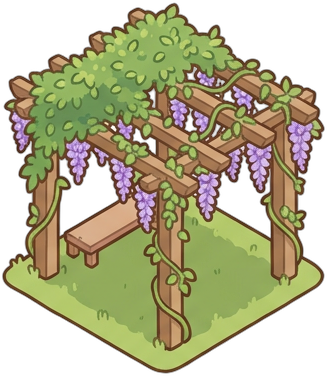
#> input picture minigame/images/furniture/garden_arbor.png, 327 x 376 px; its folder holds only this picture in this run
$ python compress_furniture_deco_pngs.py ../minigame/images/furniture/garden_arbor.png
#> lines starting #> are read from the running program, lines starting #| are printed output that depends on the picture
#!/usr/bin/env python3
"""
将 minigame/subpkg_deco/images/furniture 下 PNG 与现有家具体量对齐：
- 最长边不超过 MAX_SIDE（默认 256；工坊 / 清涟类主题用 --max-side 342 或 512）
- RGBA + LANCZOS 缩小（不量化调色板，避免装修大图色带）
- zlib compress_level=9 + optimize；默认仅当缩小了分辨率或新文件更小才覆盖；加 --force 则凡成功写出即覆盖（保证全量过一遍规范）
- 注意：本脚本只缩小不放大；已按旧默认 171 入库的图需从高清原图重跑 rembg→crop 才能变清晰
- 勿对工坊 sheet / qinglian_* 等高清档跑默认 256 整目录压缩

用法（仓库根）:
  python3 scripts/compress_furniture_deco_pngs.py
  python3 scripts/compress_furniture_deco_pngs.py --force
  python3 scripts/compress_furniture_deco_pngs.py --dry-run
  python3 scripts/compress_furniture_deco_pngs.py --max-side 256 path/to/one.png
  python3 scripts/compress_furniture_deco_pngs.py --max-side 512 --force minigame/.../qinglian_*.png
"""
from __future__ import annotations

import argparse
import os
import shutil
import sys
import tempfile
from pathlib import Path

from PIL import Image

REPO = Path(__file__).resolve().parents[1]
DEFAULT_ROOT = REPO / "minigame" / "subpkg_deco" / "images" / "furniture"


def fit_max_rgba(im: Image.Image, max_side: int) -> Image.Image:
    if im.mode != "RGBA":
        im = im.convert("RGBA")
    w, h = im.size
    scale = min(max_side / w, max_side / h)
    if scale >= 1.0:
        return im
    nw = max(1, int(round(w * scale)))
    nh = max(1, int(round(h * scale)))
    return im.resize((nw, nh), Image.Resampling.LANCZOS)


def process_one(
    path: Path, max_side: int, dry_run: bool, force: bool
) -> tuple[int, int, bool, str]:
    """(old_bytes, new_bytes, changed, note)."""
    old = path.stat().st_size
    try:
        im = Image.open(path)
        im.load()
    except Exception as e:
        return old, old, False, f"SKIP open: {e}"

    # 家具雪碧图：每格已在 process_furniture_atlas_sheet.py 按 max-side 处理，此处仅 re-encode
    is_atlas_sheet = path.name.endswith("_sheet.png")
    if is_atlas_sheet:
        out = im.convert("RGBA") if im.mode != "RGBA" else im
        resized = False
    else:
        out = fit_max_rgba(im, max_side)
        resized = out.size != im.size

    fd, tmp = tempfile.mkstemp(suffix=".png")
    os.close(fd)
    try:
        out.save(tmp, format="PNG", optimize=True, compress_level=9)
        new = os.path.getsize(tmp)
        # 强制模式：凡可写出且不长胖则覆盖（解决「已达标边长但从未 zlib 优化」被跳过）
        write = resized or (new < old) or (force and new <= old)
        if write:
            if not dry_run:
                shutil.move(tmp, str(path))
                tmp = ""
            else:
                os.unlink(tmp)
                tmp = ""
            if resized:
                reason = "resized"
            elif is_atlas_sheet:
                reason = "sheet-optimize"
            elif force and new == old:
                reason = "force-same"
            elif force:
                reason = "force-optimize"
            else:
                reason = "optimized"
            return old, new, True, reason
        os.unlink(tmp)
        tmp = ""
        return old, old, False, ""
    except Exception as e:
        if tmp and os.path.exists(tmp):
            os.unlink(tmp)
        return old, old, False, f"SKIP save: {e}"


def main() -> int:
    ap = argparse.ArgumentParser()
    ap.add_argument("--max-side", type=int, default=256)
    ap.add_argument(
        "--force",
        action="store_true",
        help="凡能写出即覆盖（仍遵守 max-side），避免已达标但未重编码的 PNG 被跳过",
    )
    ap.add_argument("--dry-run", action="store_true")
    ap.add_argument(
        "paths",
        nargs="*",
        type=Path,
        help="可选：仅处理这些 PNG（否则处理 furniture 目录下全部）",
    )
    args = ap.parse_args()

    if args.paths:
        pngs = [p.resolve() for p in args.paths if p.suffix.lower() == ".png"]
        for p in pngs:
            if not p.is_file():
                print(f"missing {p}", file=sys.stderr)
                return 1
    else:
        if not DEFAULT_ROOT.is_dir():
            print(f"Not a directory: {DEFAULT_ROOT}", file=sys.stderr)
            return 1
        pngs = sorted(p for p in DEFAULT_ROOT.glob("*.png") if p.is_file())

    total_old = 0
    total_new = 0
    changed = 0
    for p in pngs:
        o, n, ch, note = process_one(p, args.max_side, args.dry_run, args.force)
#> in process_one, im is the input picture: PIL image 327x376 RGBA; mean R, G, B, A 95.8, 93.1, 59.6, 164.2
#> in fit_max_rgba, `return im.resize((nw, nh), Image.Resampling.LANCZOS)`:
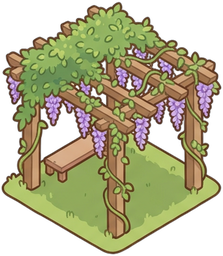
#> returned value: PIL image 223x256 RGBA; mean R, G, B, A 97.6, 94.5, 61.4, 164.2; transparent parts drawn white
        total_old += o
        total_new += n if ch else o
        if ch:
            changed += 1
            try:
                rel = p.relative_to(REPO)
            except ValueError:
                rel = p
            tag = "[dry-run] " if args.dry_run else ""
            print(f"{tag}{rel}: {o} -> {n} bytes ({note})")

    print(
        f"furniture_pngs: {len(pngs)} files, {changed} changed, "
        f"{total_old} -> {total_new} bytes (saved {total_old - total_new})"
    )
    return 0


if __name__ == "__main__":
    raise SystemExit(main())
#> (the program exits here)

$ run again, on minigame/images/furniture/orn_pumpkin.png
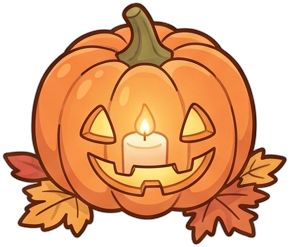
#> input picture minigame/images/furniture/orn_pumpkin.png, 290 x 247 px
#> in process_one, im is the input picture: PIL image 290x247 RGBA; mean R, G, B, A 126.8, 77.1, 40.1, 154.7
#> in fit_max_rgba, `return im.resize((nw, nh), Image.Resampling.LANCZOS)`:
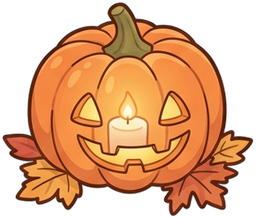
#> returned value: PIL image 256x218 RGBA; mean R, G, B, A 127.4, 77.8, 41.2, 154.7; transparent parts drawn white

$ run again, on minigame/images/furniture/wallart_frame.png
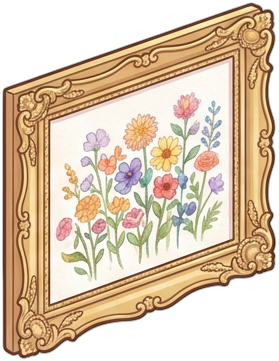
#> input picture minigame/images/furniture/wallart_frame.png, 279 x 361 px
#> in process_one, im is the input picture: PIL image 279x361 RGBA; mean R, G, B, A 152.1, 131, 107.1, 186
#> in fit_max_rgba, `return im.resize((nw, nh), Image.Resampling.LANCZOS)`:
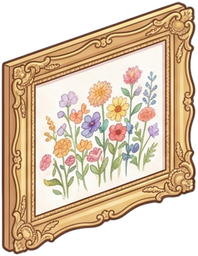
#> returned value: PIL image 198x256 RGBA; mean R, G, B, A 152.9, 131.6, 107.9, 186; transparent parts drawn white

$ run again, on minigame/images/furniture/garden_flowerbed.png
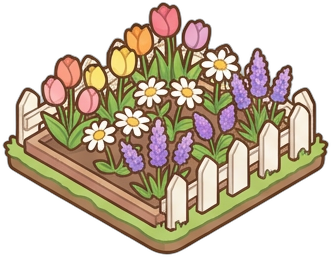
#> input picture minigame/images/furniture/garden_flowerbed.png, 331 x 257 px
#> in process_one, im is the input picture: PIL image 331x257 RGBA; mean R, G, B, A 96.5, 82.8, 64.6, 148.6
#> in fit_max_rgba, `return im.resize((nw, nh), Image.Resampling.LANCZOS)`:
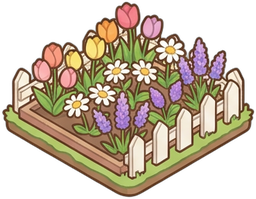
#> returned value: PIL image 256x199 RGBA; mean R, G, B, A 97.5, 83.7, 65.6, 148.5; transparent parts drawn white
